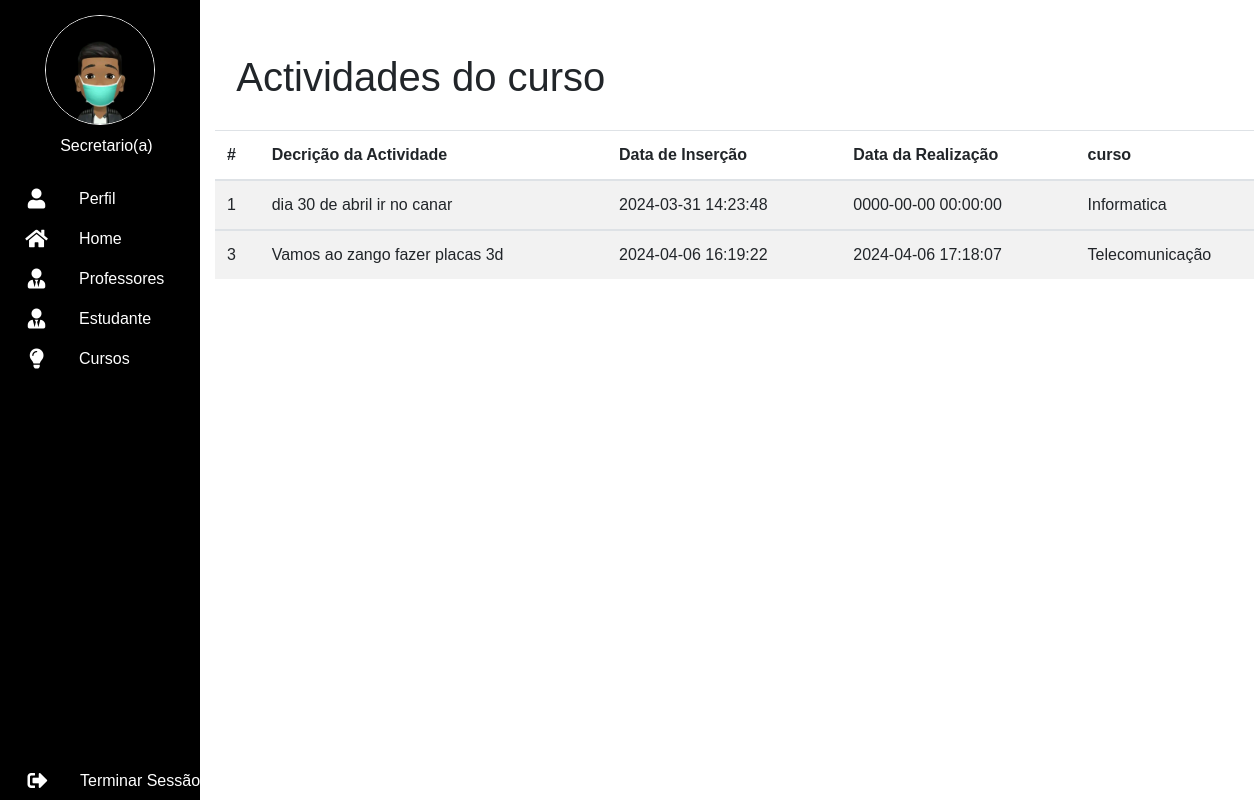
Page /secretario/actividade_curso.php (signed in) on the committed database.
### tables this page shows
CREATE TABLE `actividade_curso` (
  `id_actividade_curso` int(11) NOT NULL,
  `id_curso` int(11) NOT NULL,
  `nome` varchar(100) NOT NULL,
  `data_insercao` datetime NOT NULL DEFAULT current_timestamp(),
  `data_realizar` datetime NOT NULL
);

CREATE TABLE `cursos` (
  `id_curso` int(11) NOT NULL,
  `id_disciplina` int(11) NOT NULL,
  `nome_curso` varchar(100) NOT NULL
);

### secretario/actividade_curso.php (the view, shortened to what this page needs)
<?php
require_once "../config/conexao.php";
$resul = $conectar->query("SELECT * FROM actividade_curso Join cursos ON actividade_curso.id_curso=cursos.id_curso Join estudante on cursos.id_curso=estudante.id_curso");
?>
<!DOCTYPE html>
<html lang="pt">
<head>
     <link rel="stylesheet" href="https://cdn.jsdelivr.net/npm/bootstrap@4.3.1/dist/css/bootstrap.min.css">
     <link rel="stylesheet" href="https://cdnjs.cloudflare.com/ajax/libs/font-awesome/5.15.4/css/all.min.css">
     <link rel="stylesheet" href="../css/professor.css">
     <link rel="stylesheet" href="../css/botoes.css">
     <link rel="stylesheet" href="../css/navbar.css">
</head>
<body>
<section class="body-section">
<header>
               <nav>
                    <ul>
                         <div class="div-foto"><img class="foto-perfil" src="IMAGEM ADMIN/meu_avatar_ac.jpg" alt=""></div>
                         <li><div class="li-div"><p class="p" style="margin-left:10%">Secretario(a)</p></div></li>
                         <li><a href="perfil.php" class="li-link"><i class="fas fa-user"></i><span class="nav-item">Perfil</span></a></li>
                         <li><a href="painel_secretario.php" class="li-link"><i class="fas fa-home"></i><span class="nav-item">Home</span></a></li>
                         <li><a href="listar_professor.php" class="li-link"><i class="fas fa-user-tie"></i><span class="nav-item">Professores</span></a></li>
                         <li><a href="#" class="li-link"><i class="fas fa-user-tie"></i><span class="nav-item">Estudante</span></a></li>
                         <li><a href="listar_curso.php" class="li-link"><i class="fas fa-lightbulb"></i><span class="nav-item">Cursos</span></a></li>
                         <li><a href="../sair.php" class="logo-out"><i class="fas fa-sign-out-alt"></i><span class="nav-item">Terminar Sessão</span></a></li>
                    </ul>
               </nav>
          </header>
          <section class="section-formulario">
    <div class="container">
            <div class="page-header">
                <h1 style="padding-top:5%;padding-left:2%;padding-bottom:2%">Actividades do curso</h1>
            </div>
           <table class="table table-striped table-hover ">
                <thead>
                    <tr>
                        <th colspan="1">#</th>
                        <th>Decrição da Actividade</th>
                        <th>Data de Inserção</th>
                        <th>Data da Realização</th>
                        <th>curso</th>
                    </tr>
                </thead>
                <?php
                    while ($row = $resul->fetchObject()) {
                    ?>
                    <tbody>
                        <tr>
                            <td ><?=$row->id_actividade_curso?></td>
                            <td><?=$row->nome?></td>
                            <td><?=$row->data_insercao?></td>
                            <td><?=$row->data_realizar?></td>
                            <td><?=$row->nome_curso?></td>
                        </tr>
                       <?php
                    }
                       ?>
                    </tbody>
           </table>
    </div>
</section>
</body>
</html>

### css/professor.css (style rules this page uses)
.section-formulario { position: absolute; top: 0; left: 200px; background-color: #fff; width: 87%; flex-direction: row; height: 100%; }

### css/navbar.css (style rules this page uses)
* { margin: 0; padding: 0; outline: none; border: none; text-decoration: none; box-sizing: border-box; font-family: 'Gill Sans', 'Gill Sans MT', Calibri, 'Trebuchet MS', sans-serif; }
.div-foto { width: 100%; height: auto; border-radius: 30%; text-align: center; margin-top: 15px; }
.foto-perfil { border: 1px solid white; width: 110px; height: 110px; border-radius: 50%; text-align: center; }
nav { position: fixed; top: 0; bottom: 0; left: 0; height: 100%; margin: 0 ; background-color: black; width: 200px; overflow: hidden; box-shadow: 0 20px 35px rgba(0, 0, 0, 0.1); }
.p { position: relative; list-style: none; top: 4px; padding-left: 27px; height: 27px; }
.li-link, .li-div, .logo-out { position: relative; color: white; display: table; width: 300px; outline: none; padding: 4px; transition: 0.5s; border-top: 0.5px solid transparent; border-bottom: 0.5px solid transparent; }
.fas { position: relative; width: 65px; height: 30px; top: 6px; font-size: 20px; text-align: center; }
.nav-item { position: relative; top: 4px; margin-left: 10px; }
.logo-out { position: absolute; bottom: 0; padding-left: 5px; color: white; text-decoration: none; color: white; }

### rows in the picture
actividade_curso: id_actividade_curso "1", nome "dia 30 de abril ir no canar", data_insercao "2024-03-31 14:23:48", data_realizar "0000-00-00 00:00:00", id_curso.nome_curso "Informatica"
actividade_curso: id_actividade_curso "3", nome "Vamos ao zango fazer placas 3d", data_insercao "2024-04-06 16:19:22", data_realizar "2024-04-06 17:18:07", id_curso.nome_curso "Telecomunicação"
